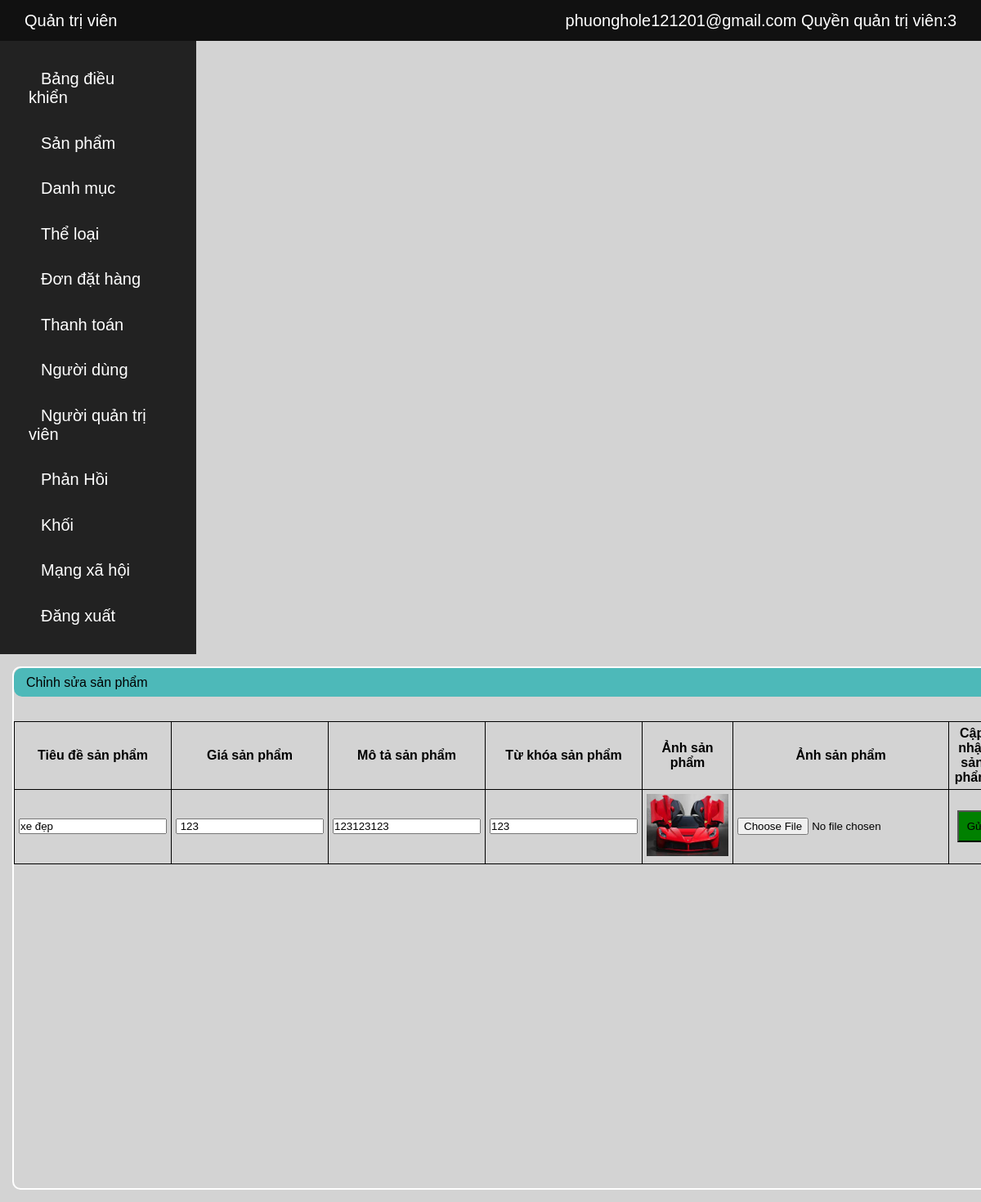
Page /admin_product_update.php?product_id=54 (signed in) on the committed database.
### tables this page shows
CREATE TABLE `ad` (
  `ad_id` int NOT NULL,
  `ad_email` text NOT NULL,
  `ad_pass` text NOT NULL,
  `permission` int NOT NULL
);

CREATE TABLE `product` (
  `product_id` int NOT NULL,
  `p_cat_id` int NOT NULL,
  `cat_id` int NOT NULL,
  `date` timestamp NOT NULL DEFAULT CURRENT_TIMESTAMP ON UPDATE CURRENT_TIMESTAMP,
  `product_title` text NOT NULL,
  `product_img` text NOT NULL,
  `product_price` int NOT NULL,
  `product_keywords` text NOT NULL,
  `product_desc` text NOT NULL
);

### admin_product_update.php (the view, shortened to what this page needs)
 --><?php
        include('admin_header.php');
        include('admin_sidebar.php');
        ?>
<form class="container" action="admin_product_update.php" method="post" enctype="multipart/form-data">
    <div class="title">
        Chỉnh sửa sản phẩm
    </div>
    <table>
        <tr>
            <th>Tiêu đề sản phẩm </th>
            <th>Giá sản phẩm </th>
            <th>Mô tả sản phẩm </th>
            <th>Từ khóa sản phẩm </th>
            <th>Ảnh sản phẩm </th>
            <th>Ảnh sản phẩm </th>
            <th>Cập nhật sản phẩm </th>
        </tr>
        <?php
                if (isset($_GET['product_id'])) {
                        $product_id = $_GET['product_id'];
                        $sql = "SELECT * from `product` where product_id='$product_id'";
                        $res = mysqli_query($con, $sql);
                        $row = mysqli_fetch_array($res);
                        $product_title = $row['product_title'];
                        $product_desc = $row['product_desc'];
                        $product_price = $row['product_price'];
                        $product_img = $row['product_img'];
                        $product_keywords = $row['product_keywords'];
                        echo "
                   <tr>
                       <td><input type='text' name='product_title' value='$product_title'></td>
                       <td><input type='text' name='product_desc' value='$product_desc'></td>
                       <td><input type='text' name='product_price' value='$product_price'></td>
                       <td><input type='text' name='product_keywords' value='$product_keywords'></td>
                       <td><img src='./image/$product_img'></td>
                       <td><input type='file'  name='product_img' value='$product_img'/></td>
                       <input type='hidden' name='product_id' value='$product_id'>
                       <td><input type='submit' name='submit' value='Gửi'></td>
                   </tr>
                   ";
                }
                ?>
    </table>
    <?php
        include('admin_footer.php');
        ?>

### admin_header.php (shortened to what this page needs)
<?php
include('db.php');
?>
<!DOCTYPE html>
<html lang="en">
<head>
    <link rel="stylesheet" href="css/admin_style.css" />
    <link rel="stylesheet" href="https://cdnjs.cloudflare.com/ajax/libs/font-awesome/4.7.0/css/font-awesome.min.css" />
</head>
<body>
    <div class="header">
        <div class="header__logo">Quản trị viên </div>
        <div class="header__user">
            <?php
            echo $_SESSION['ad_email'];
            if (isset($_SESSION['ad_email'])) {
                $ad_email=$_SESSION['ad_email'];
                $sql = "SELECT * from `ad` where ad_email='$ad_email'";
                $res = mysqli_query($con, $sql);
                $row = mysqli_fetch_array($res);
                $permission= $row['permission'];
                echo " Quyền quản trị viên:".$permission;
            }
            ?>
        </div>
    </div>

### css/admin_style.css (style rules this page uses)
* { padding: 0; margin: 0; box-sizing: border-box; }
body { display: flex; overflow-x: hidden; font-family: Arial, sans-serif; background-color: lightgray; display: flex; flex-wrap: wrap; }
img { width: 100%; object-fit: cover; }
.container { flex: 10; display: flex; align-items: center; flex-wrap: wrap; border-radius: 10px; border: 2px solid white; flex-direction: column; margin: 15px; min-height: 80vh; }
.container .title { width: 100%; background-color: rgb(77, 185, 185); height: 35px; display: flex; align-items: center; padding-left: 15px; border-radius: 10px; }
.header { display: flex; position: sticky; top: 0; width: 100%; background-color: #111111; align-items: center; color: white; padding: 0 30px; height: 50px; font-size: 20px; justify-content: space-between; }
.container img { width: 100px; }
.container table { margin-top:30px; border-collapse: collapse; width:95%; }
.container td, .container th { text-align: center; border:1px solid black; padding: 5px; }
input[type="submit"] { padding: 10px; width: 80%; background-color:green; }

### rows in the picture
ad: permission "3"
product: product_title "xe đẹp", product_desc "123", product_price "123123123", product_keywords "123", product_img (picture)

### other values in the picture
$_SESSION['ad_email'] "phuonghole121201@gmail.com"
